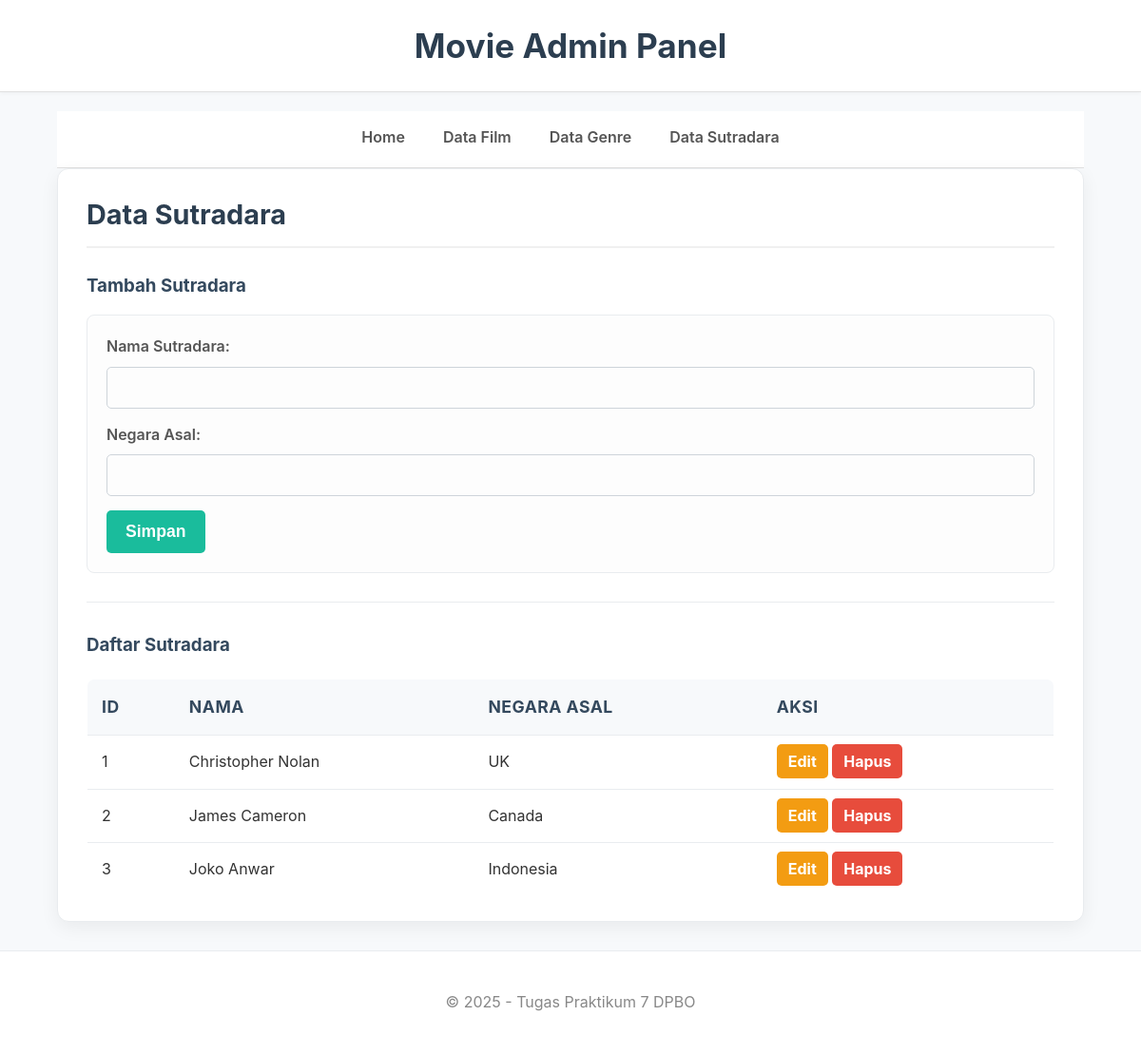
Screenshot of /index.php?page=sutradara with the database file from the repository.
### tables this page shows
CREATE TABLE tbl_sutradara (
    id_sutradara INT AUTO_INCREMENT PRIMARY KEY,
    nama_sutradara VARCHAR(100) NOT NULL,
    negara_asal VARCHAR(50)
);

### class/Sutradara.php (called while the page is built, shortened)
<?php
class Sutradara {
    private $conn;
    private $table_name = "tbl_sutradara";
    public function __construct($db) {
        $this->conn = $db;
    }
    public function read() {
        $query = "SELECT * FROM " . $this->table_name;
        $stmt = $this->conn->prepare($query);
        $stmt->execute();
        return $stmt;
    }
}
?>

### view/sutradara.php (the view, shortened to what this page needs)
<?php
include_once 'class/Sutradara.php';
$database = new Database();
$db = $database->getConnection();
$sutradara = new Sutradara($db);
$edit_id = isset($_GET['edit_id']) ? $_GET['edit_id'] : '';
$data_edit = null;
$stmt = $sutradara->read();
?>
<div class="content">
    <h2>Data Sutradara</h2>
    <h3><?php echo $edit_id ? 'Edit' : 'Tambah'; ?> Sutradara</h3>
    <form action="index.php?page=sutradara" method="POST">
        <label>Nama Sutradara:</label>
        <input type="text" name="nama_sutradara" value="<?php echo $edit_id ? $data_edit['nama_sutradara'] : ''; ?>" required>
        <label>Negara Asal:</label>
        <input type="text" name="negara_asal" value="<?php echo $edit_id ? $data_edit['negara_asal'] : ''; ?>">
        <button type="submit"><?php echo $edit_id ? 'Update' : 'Simpan'; ?></button>
    </form>
    <hr>
    <h3>Daftar Sutradara</h3>
    <table>
        <thead> <tr> <th>ID</th> <th>Nama</th> <th>Negara Asal</th> <th>Aksi</th> </tr> </thead>
        <tbody>
            <?php while ($row = $stmt->fetch(PDO::FETCH_ASSOC)): extract($row); ?>
            <tr>
                <td><?php echo $id_sutradara; ?></td>
                <td><?php echo $nama_sutradara; ?></td>
                <td><?php echo $negara_asal; ?></td>
                <td>
                    <a href='index.php?page=sutradara&edit_id=<?php echo $id_sutradara; ?>' class='btn-edit'>Edit</a>
                    <a href='index.php?page=sutradara&delete_id=<?php echo $id_sutradara; ?>' onclick='return confirm("Yakin?")' class='btn-delete'>Hapus</a>
                </td>
            </tr>
            <?php endwhile; ?>
        </tbody>
    </table>
</div>

### style.css (style rules this page uses)
* { box-sizing: border-box; }
body { margin: 0; padding: 0; font-family: -apple-system, BlinkMacSystemFont, "Segoe UI", Roboto, "Helvetica Neue", Arial, sans-serif; background-color: #f7f9fb; color: #333; line-height: 1.6; }
.content h2 { color: #2c3e50; margin-top: 0; padding-bottom: 10px; border-bottom: 2px solid #f0f0f0; font-size: 1.8em; }
.content h3 { color: #34495e; margin-top: 25px; margin-bottom: 15px; }
hr { border: 0; height: 1px; background: #e9ecef; margin: 30px 0; }
form { border: 1px solid #e9ecef; padding: 20px; border-radius: 8px; background: #fdfdfd; }
form label { display: block; margin-bottom: 8px; font-weight: 600; color: #555; }
form input[type="text"], form input[type="number"], form input[type="email"], form select { width: 100%; padding: 12px 15px; margin-bottom: 15px; border: 1px solid #ced4da; border-radius: 5px; font-size: 1em; background-color: #fdfdfd; color: #333; transition: all 0.3s ease; }
form button { background-color: #1abc9c; color: white; padding: 12px 20px; border: none; border-radius: 5px; cursor: pointer; font-size: 1.1em; font-weight: bold; transition: background-color 0.3s ease; }
table { width: 100%; border-collapse: collapse; margin-top: 20px; border-radius: 8px; overflow: hidden; border: 1px solid #e9ecef; }
table th, table td { padding: 15px; text-align: left; border-bottom: 1px solid #e9ecef; }
table th { background-color: #f7f9fb; color: #34495e; font-size: 1.1em; text-transform: uppercase; letter-spacing: 0.5px; }
table tbody tr { background-color: #ffffff; transition: background-color 0.2s ease; }
.btn-edit { background-color: #f39c12; color: white; padding: 8px 12px; text-decoration: none; border-radius: 5px; font-weight: bold; transition: background-color 0.2s ease; }
.btn-delete { background-color: #e74c3c; color: white; padding: 8px 12px; text-decoration: none; border-radius: 5px; font-weight: bold; transition: background-color 0.2s ease; }

### rows the page displays
tbl_sutradara: id_sutradara "1", nama_sutradara "Christopher Nolan", negara_asal "UK"
tbl_sutradara: id_sutradara "2", nama_sutradara "James Cameron", negara_asal "Canada"
tbl_sutradara: id_sutradara "3", nama_sutradara "Joko Anwar", negara_asal "Indonesia"
